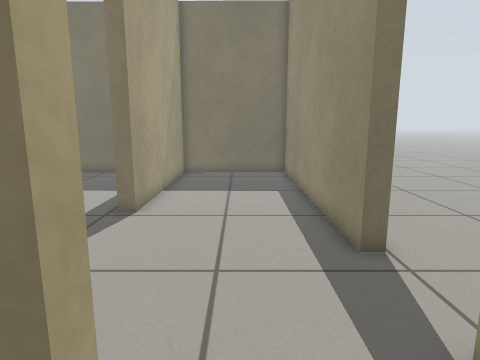
view 1 (above)

16 first-person views from a walk through a world built for the Gazebo simulator. The camera is 0.74 m above the floor, tilts 10° down and sees 75° across. The floor is counted in squares, 0.25 m on a side. Each view is taken from the middle of a square. On the plan, view 1 faces up. The plan holds only what a view shows up to about 20 squares ahead; the rest is blank.

view 2
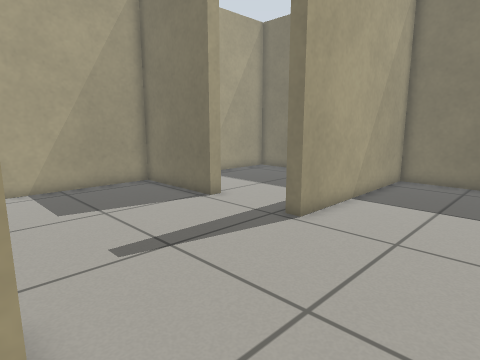

view 3
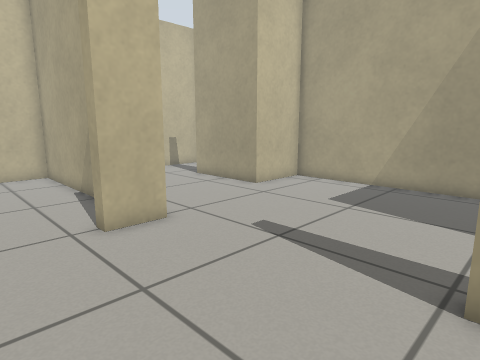

view 4
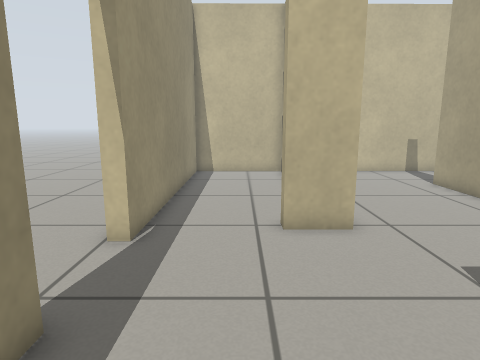

view 5
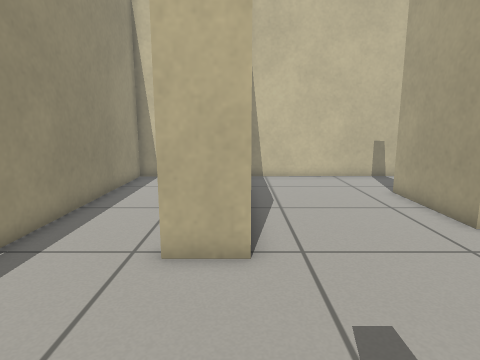

view 6
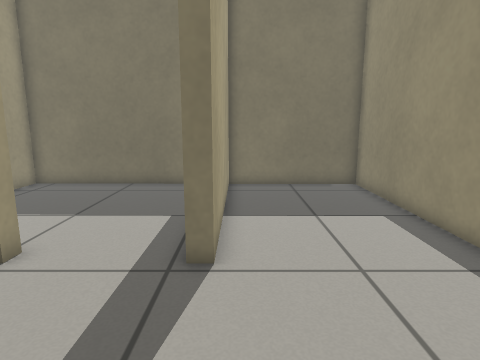

view 7
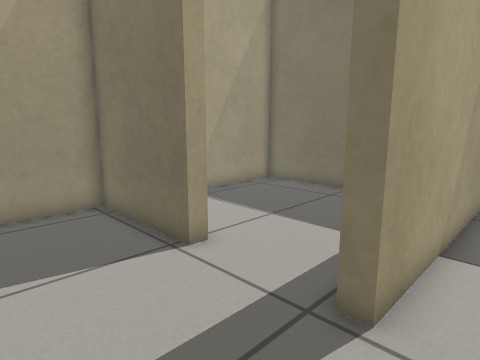

view 8
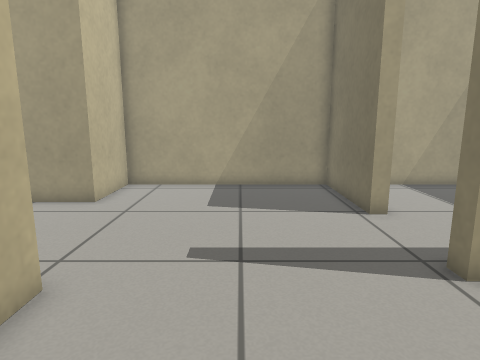

view 9
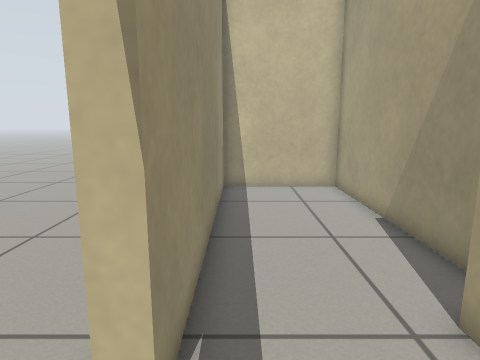

view 10
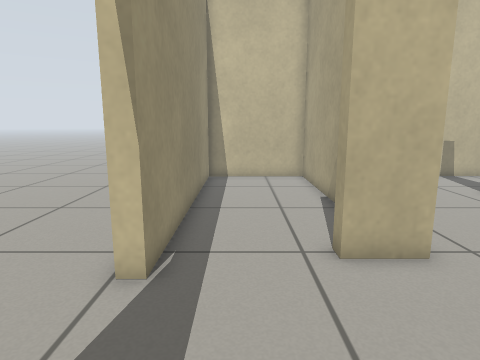

view 11
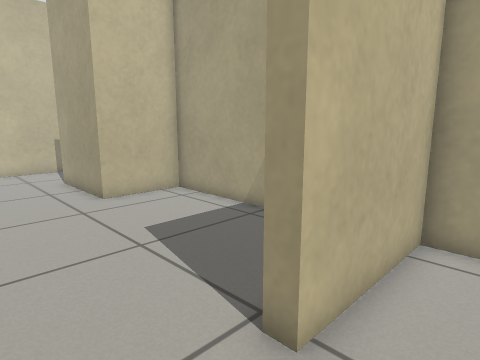

view 12
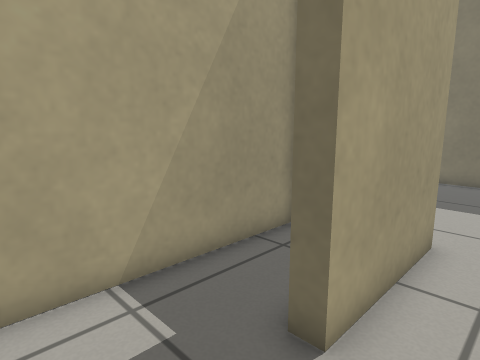

view 13
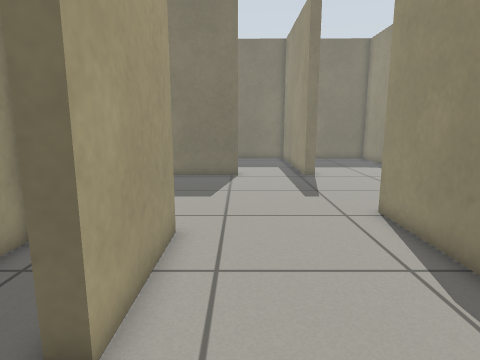

view 14
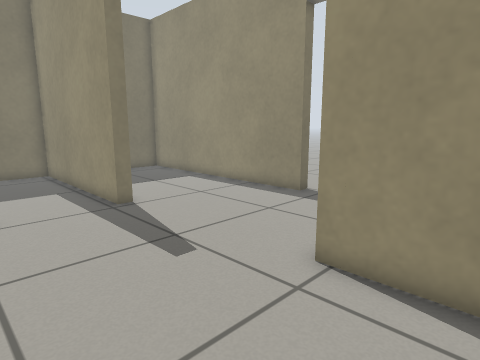

view 15
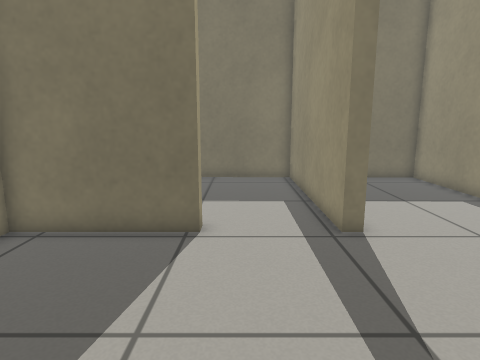

view 16
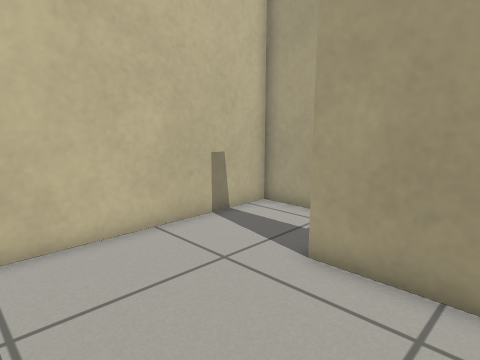

### Floor plan
Ten units are one square. View 1 is at (0, 0); x grows to the right and y downward. Boxes are objects, and circles mark ways between rooms. Rooms are numbered by the first view taken in them; rooms with no view inside come last. Other rooms are left out.
<svg viewBox="-139 -202 174 298">
<path fill="none" stroke="#000" d="M-26 -1 -26 90 28 89 28 -34M-32 23 -32 -24 -12 -24 -12 -18 -16 -18M28 -69 28 -195 -36 -196 -36 -103 -41 -103M-81 -103 -134 -103 -134 -4 -98 -4 -98 46M-95 91 -36 90M-41 -103 -41 -196 -134 -197 -134 -109 -81 -109 -81 -103M-98 46 -105 46M-134 2 -134 91 -95 91"/>
<circle cx="-60" cy="-110" r="3" fill="#2a7"/>
<circle cx="-100" cy="65" r="3" fill="#2a7"/>
<text x="-40" y="-40">1</text>
<text x="-90" y="-150">2</text>
<text x="-120" y="50">3</text>
</svg>
Room 1 opens to room 2. Room 1 opens to room 3.

Where each view was taken, in squares from view 1:
view 1: 0 up, 0 right, facing up
view 2: 2 up, 2 right, facing up-left
view 3: 11 up, 2 right, facing down-left
view 4: 11 up, 0 right, facing down
view 5: 9 up, 3 left, facing down
view 6: 4 up, 3 left, facing up
view 7: 6 up, 2 left, facing up-left
view 8: 6 up, 2 right, facing left
view 9: 6 up, 2 right, facing down
view 10: 9 up, 1 right, facing down
view 11: 13 up, 5 left, facing down-left
view 12: 8 down, 8 left, facing up-left
view 13: 8 down, 8 left, facing up
view 14: 1 down, 9 left, facing up-right
view 15: 2 up, 7 left, facing up
view 16: 1 down, 4 left, facing down-left
